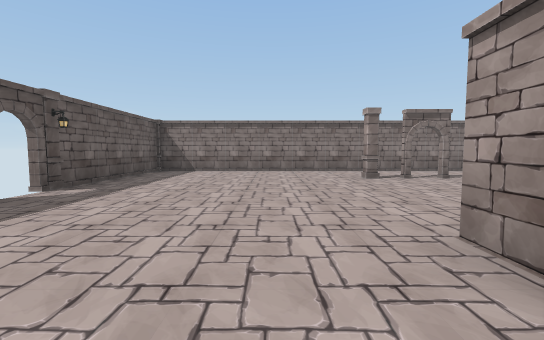
[1] (above)

12 first-person views from a walk through a scene from a Unity 3-D project. The camera is 1.2 m above the floor, tilts 4° down and sees 90° across. The floor is counted in squares, 2 m on a side. Each view is taken from the middle of a square. On the plan, view 1 faces up. The plan holds only what a view shows up to about 9 squares ahead; the rest is blank. The player character is not drawn. Some animated figures are left out. Door leaves are left out, so doorways stand open.

[2]
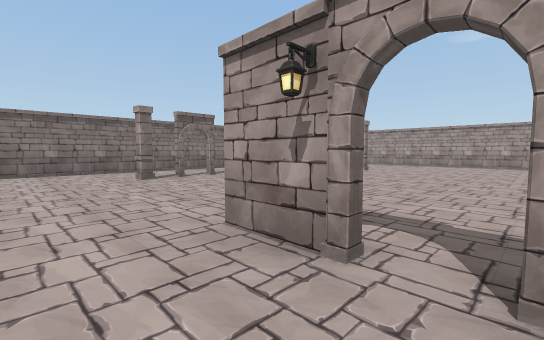

[3]
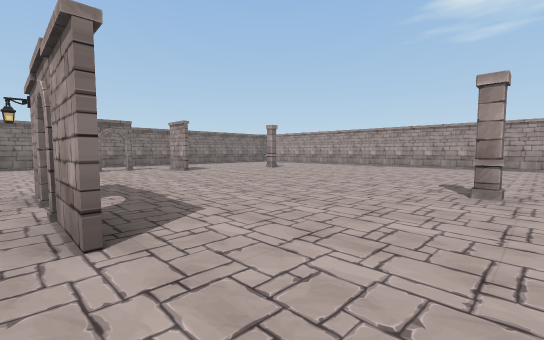

[4]
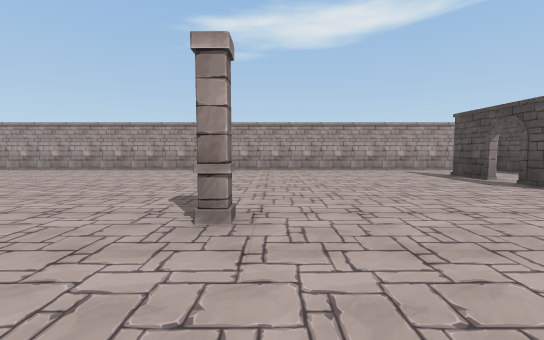

[5]
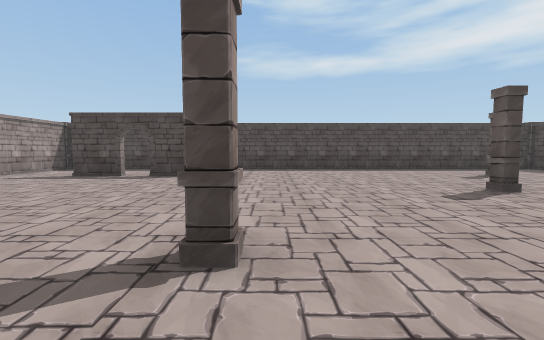

[6]
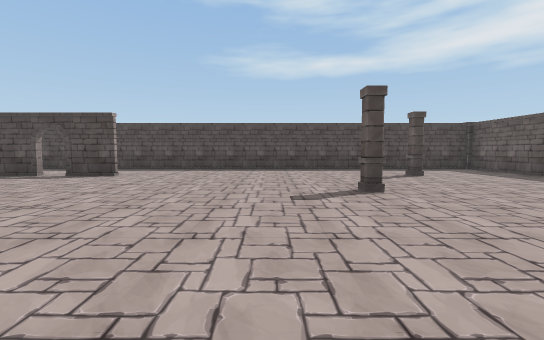

[7]
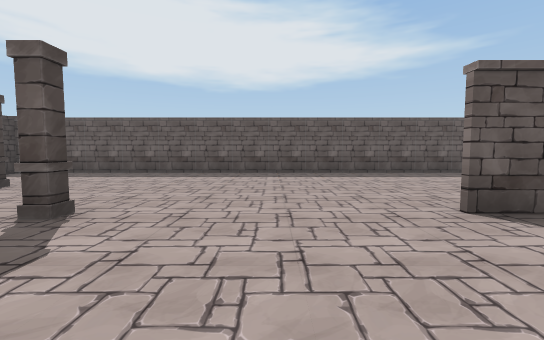

[8]
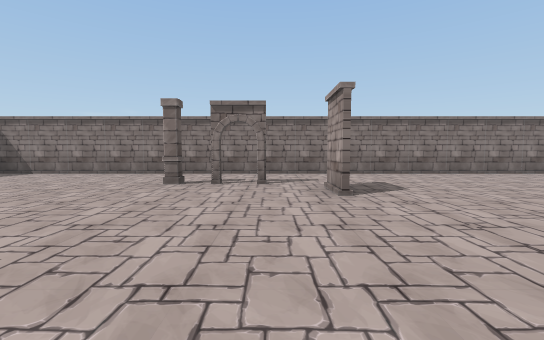

[9]
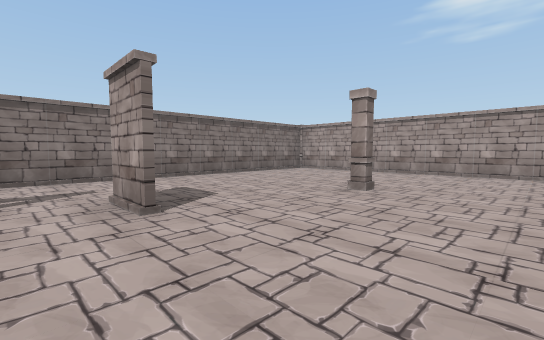

[10]
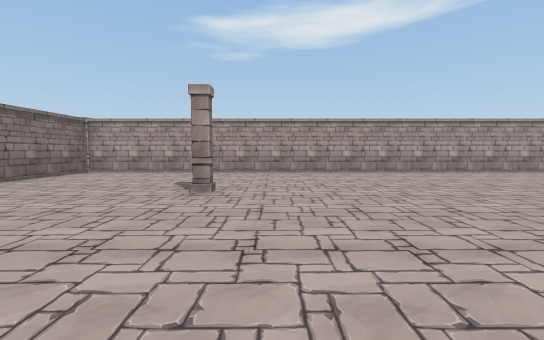

[11]
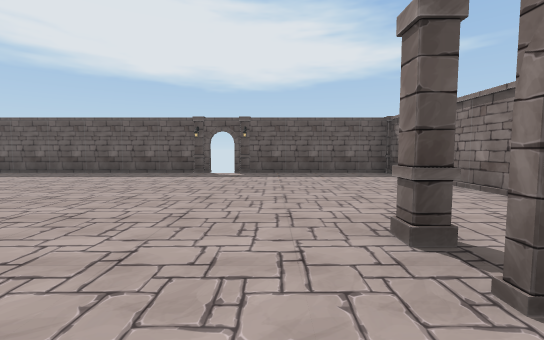

[12]
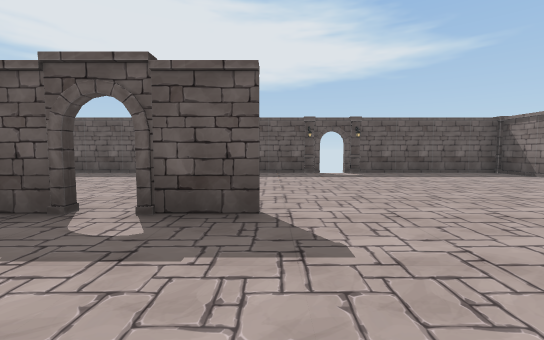

### Floor plan
Key: @ floor where view 1 was taken; # wall or solid block; x gap in a wall; . floor; / step, stairs or slope; D open door; P pillar.
Columns run from 4 left of view 1 to 12 right of it. Each row starts with its distance up from view 1.
  9  ###############
  8 P///////////////P
  7 #...............#
  6 #.....P.#.......#
  5 #........#......#
  4 PD..........P...#
  3 PD..............#
  2 #...............#
  1 #....x..........#
  0 #...@x..........#
 -1 #....#..........#
 -2 #........P......#
 -3 #...............#
 -4 #...............#
 -5 #.....P.........#
 -6 #...............#
 -7 #..........###..#
 -8 #..PP...........#
 -9 #...............#
-10 #P###############

Where each view was taken, in squares from view 1:
view 1: 0 up, 0 right, facing up
view 2: 0 up, 0 right, facing up-right
view 3: 3 down, 1 right, facing up-right
view 4: 3 down, 3 right, facing right
view 5: 1 down, 5 right, facing down
view 6: 1 down, 3 right, facing down
view 7: 3 down, 4 right, facing left
view 8: 1 up, 4 right, facing up
view 9: 2 up, 4 right, facing up-right
view 10: 3 up, 4 right, facing right
view 11: 5 up, 4 right, facing left
view 12: 2 up, 4 right, facing left
